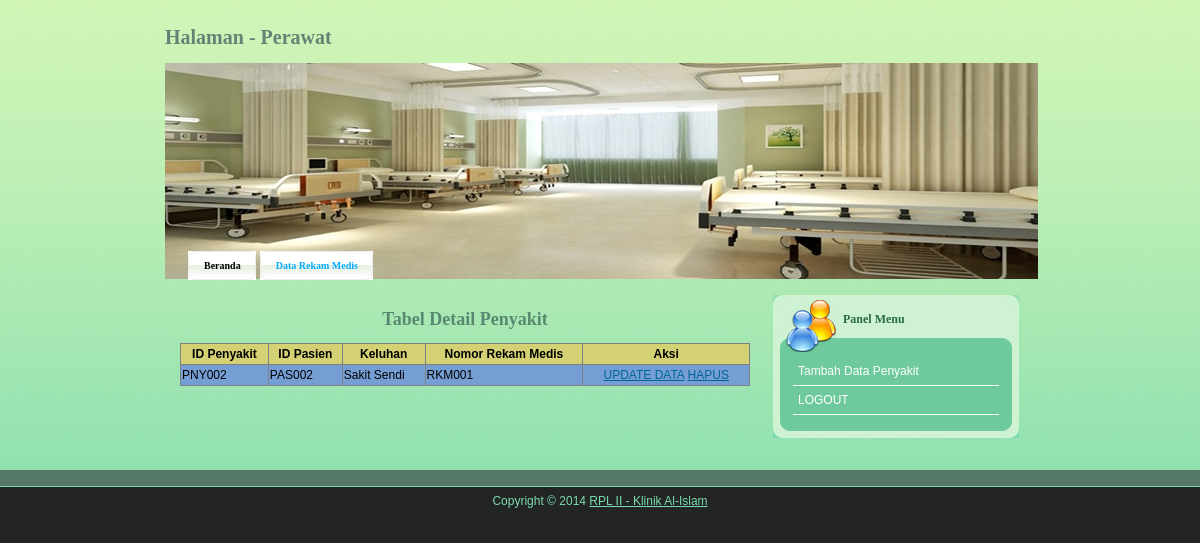
Screenshot of /perawat_det.php?id=RKM001 with the database file from the repository.
### tables this page shows
CREATE TABLE IF NOT EXISTS `penyakit` (
  `pasien_id` char(6) NOT NULL,
  `penyakit_id` char(6) NOT NULL,
  `penyakit_nama` varchar(20) NOT NULL,
  `rekam_id` char(6) NOT NULL,
  PRIMARY KEY (`penyakit_id`),
  KEY `pasien_id` (`pasien_id`),
  KEY `rekam_id` (`rekam_id`)
);

### perawat_det.php (the view, shortened to what this page needs)
<!DOCTYPE html PUBLIC "-//W3C//DTD XHTML 1.0 Transitional//EN" "http://www.w3.org/TR/xhtml1/DTD/xhtml1-transitional.dtd">
<html xmlns="http://www.w3.org/1999/xhtml">
		<head>
		<link href="adsi.css" rel="stylesheet" type="text/css" />
		</head>
<body>
	<div id="templatemo_top_bg">
   	  <div class="templatemo_container">
        	<div id="templatemo_header">
            	<div id="templatemo_logo">
	            	Halaman - Perawat
                </div>
                <div id="templatemo_header_bottom">
                	<div id="templatemo_menu">
                    	<ul>
                        	<li><a href="perawat_beranda.php"><b>Beranda</b></a></li>
							<li class="current"><a href="perawat_rekam.php"><b>Data Rekam Medis</b></a></li>
                        </ul>
                    </div>
                </div>
            </div>
            <div id="templatemo_content">
            	<div id="templatemo_content_left">
                	<div class="templatemo_post">
						<?php
						include 'includes/koneksi.php';
						?>
						<h1 align="center">Tabel Detail Penyakit</h1>
						<table border="1">
							<thead>
								<tr>
									<th>ID Penyakit</th>
									<th>ID Pasien</th>
									<th>Keluhan</th>
									<th>Nomor Rekam Medis</th>
									<th>Aksi</th>
								</tr>
							</thead>
							<tbody>
							<?php
							$sql = "select * from penyakit where rekam_id='$_GET[id]'";
							foreach ($dbh->query($sql) as $data) :
							?>
								<tr>
									<td><?php echo $data['penyakit_id']?></td>
									<td><?php echo $data['pasien_id'] ?></td>
									<td><?php echo $data['penyakit_nama'] ?></td>
									<td><?php echo $data['rekam_id'] ?> </td>
									<td align="center">
										<a href="perawat_editdet.php?id=<?php echo $data['penyakit_id'] ?>">UPDATE DATA</a>
										<a href="perawat_hapus2.php?id=<?php echo $data['penyakit_id'] ?>" onclick="return confirm('Anda yakin akan menghapus data?')">HAPUS</a>
									</td>
								</tr>
							<?php
							endforeach;
							?>
							</tbody>
						</table>
						<br/>
                    </div>
              </div>
              <div id="templatemo_content_right">
                    <div class="templatemo_section">
                    	<div class="templatemo_section_2_top">
                        Panel Menu
                        </div>
                        <div class="templatemo_section_2_mid">
                        <ul>
							<li><a href="perawat_tambahpenyakit.php?id=<?php echo $data['penyakit_id'] ?>">Tambah Data Penyakit</a></li>
                        	<li><a href="index.php">LOGOUT</a> </li>
						</ul>
                        </div>
                        <div class="templatemo_section_2_bottom">
                        </div>
                    </div>
                </div>
                <div class="cleaner_with_height"></div>
        </div>
        <div class="cleaner_with_height"></div>
   	  </div>
    </div>
    <div id="templatemo_bottom_bg">
    	<div class="templatemo_container">
        	<div id="templatemo_bottom_panel">
			</div>
            <div class="cleaner_with_height"></div>
        </div>
    </div>
    <?php include 'includes/footer.php'; ?>
</body>
</html>

### adsi.css (style rules this page uses)
html { background: #232524; }
body { margin: 0; padding:0; font-family: Arial, Helvetica, sans-serif; font-size: 12px; line-height: 1.5em; width: 100%; display: table; }
a:link, a:visited { color: #006699; text-decoration: underline; }
.templatemo_container { width: 900px; margin: auto; }
#templatemo_bottom_bg { width: 100%; background: #567867; border-bottom: 1px solid #7bdaae; }
#templatemo_top_bg { width: 100%; background: #7bdaae url(images/templatemo_bg.jpg) repeat-x; }
#templatemo_header { width: 100%; height: 280px; }
#templatemo_logo { float: left; width: 600px; height: 20px; font-family: Tahoma; font-size: 20px; font-weight: bold; color: #678275; margin: 28px 0 0 15px; padding: 0; }
#templatemo_header_bottom { float: left; width: 873px; height: 216px; background: url(images/templatemo_header.jpg) no-repeat; margin: 15px 0 0 15px; }
#templatemo_menu { width: 465px; height: 29px; margin: 170px 0 0 23px; padding: 0; }
#templatemo_menu ul { list-style: none; display: inline; }
#templatemo_menu li a { float: left; display: block; color: #000; background: url(images/templatemo_menu_left.jpg) no-repeat; text-decoration: none; font-family: Tahoma; font-size: 10px; margin: 0 4px 0 0; padding: 0; height: 29px; line-height: 29px; text-align: center; cursor: pointer; }
#templatemo_menu li a b { float: left; display: block; margin: 0 0 0 6px; padding: 0 15px 0 10px; background: url(images/templatemo_menu_right.jpg) right top no-repeat; color: #000; }
#templatemo_menu li.current a, #templatemo_menu li a:hover, #templatemo_menu li.current a b, #templatemo_menu li a:hover b { color: #05acff; }
#templatemo_content { margin: 15px; padding: 0; }
#templatemo_content_left { float: left; width: 600px; }
#templatemo_content_left .templatemo_post { margin: 15px; padding: 0; }
.templatemo_post h1 { font-family: Tahoma; font-size: 18px; color: #588970; margin: 0 0 15px 0; padding: 0; }
#templatemo_content_right { float: right; width: 250px; margin: 0 12px 0 0 ; padding: 0; }
.templatemo_section { margin: 0 0 15px 0; padding: 0; }
.templatemo_section_2_top { width: 176px; height: 42px; font-family: Tahoma; font-weight: bold; font-size: 12px; color: #276b45; background: url(images/templatemo_section_2_top_bg.jpg) no-repeat; margin: 0; padding: 15px 0 0 70px; }
.templatemo_section_2_mid { width: 246px; background: url(images/templatemo_section_2_mid_bg.jpg) repeat-y; margin: 0; padding: 5px 0; }
.templatemo_section_2_bottom { width: 246px; height: 18px; background: url(images/templatemo_section_2_bottom_bg.jpg) no-repeat; }
.templatemo_section_2_mid ul { list-style: none; margin: 0 20px; padding: 0; }
.templatemo_section_2_mid li { border-bottom: 1px solid #fff; margin: 0; padding: 5px; }
.templatemo_section_2_mid li a { color: #fff; text-decoration: none; }
#templatemo_bottom_panel { width: 100%; margin: 0; padding: 15px 0 0 0; }
.cleaner_with_height { clear: both; height: 1px; }

### perawat_det.php (style rules this page uses)
tbody > tr:nth-child(2n+1) > td, tbody > tr:nth-child(2n+1) > th { background-color: #749ED4; }
table { width: 100%; margin: auto; border-collapse: collapse; box-shadow: darkgrey 3px; }
thead tr { background-color: #D4D074; }

### rows the page displays
penyakit: penyakit_id "PNY002", pasien "PAS002", penyakit_nama "Sakit Sendi", rekam "RKM001"
